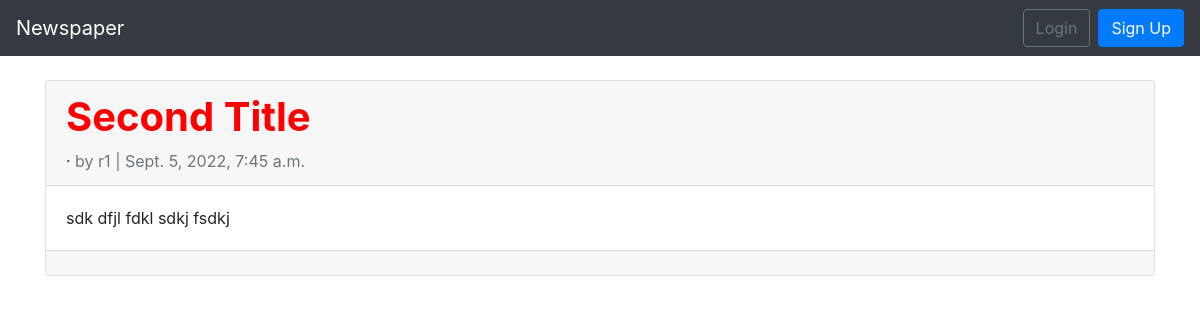
The page /articles/3/ on the database as committed earlier.
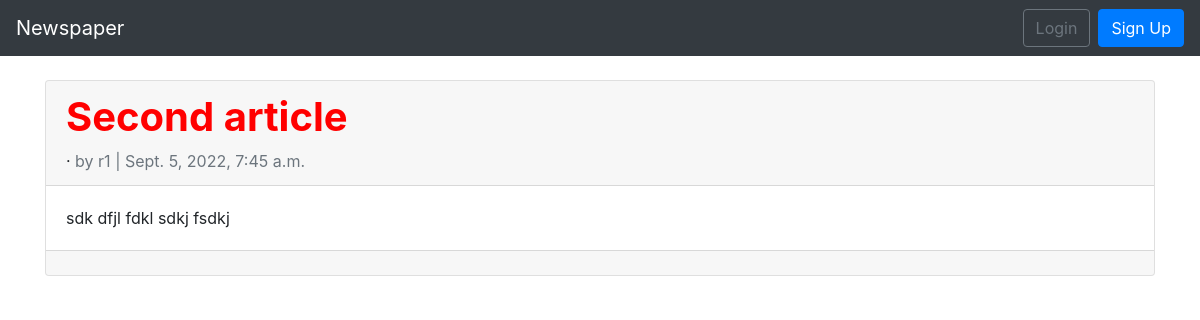
The same page on the database as committed later.
### articles/models.py (models this page shows, shortened)
class Article(models.Model):
    title = models.CharField(max_length=255)
    body = models.TextField()
    date = models.DateTimeField(auto_now_add=True)
    author = models.ForeignKey(
        settings.AUTH_USER_MODEL,
        on_delete=models.CASCADE,
    )
    image = models.ImageField(upload_to='covers/', blank = True)

### users/models.py (models this page shows)
class CustomUser(AbstractUser):
    age = models.PositiveIntegerField(default=0)

### articles/views.py (the view)
# urls.py: path('<int:pk>/', views.ArticleDetailView.as_view(), name = 'article_detail'),
class ArticleDetailView(DetailView):
    template_name = 'article_detail.html'
    model = Article

### templates/article_detail.html (shortened to what this page needs)
{% extends 'base.html' %}
{% load static %}
{% block content %}
    <div class="card">
        <div class="card-header">
            <h1><span class="font-weight-bold">{{ article.title }}</span></h1>&middot;
            <span class="text-muted"> by {{article.author}} | {{article.date}}</span>
        </div>
        <div class="card-body">
            {{article.body}}
        </div>
        <div class="card-footer">
        </div>
    </div>
{% endblock content %}

Rows that differ between the two databases and show on the page:
changed Article "sdk dfjl fdkl sdkj fsdkj": title "Second Title" → "Second article"
